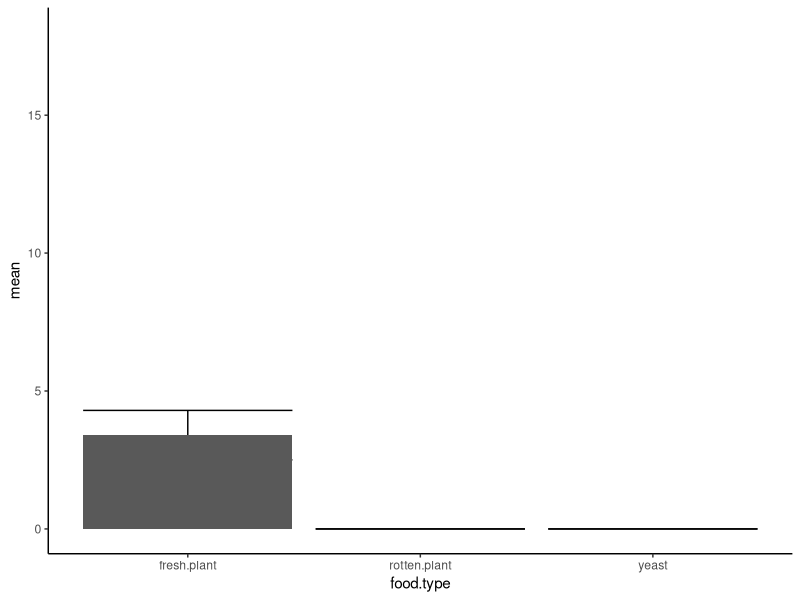
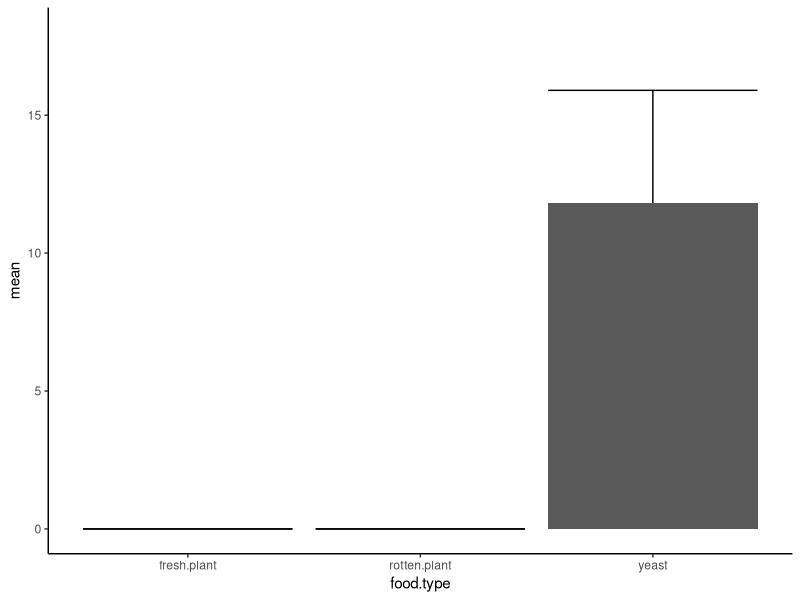
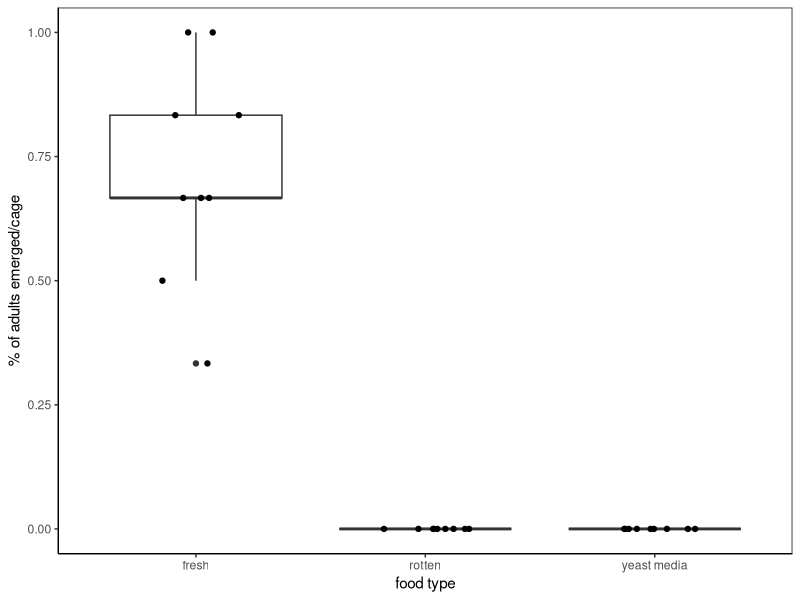
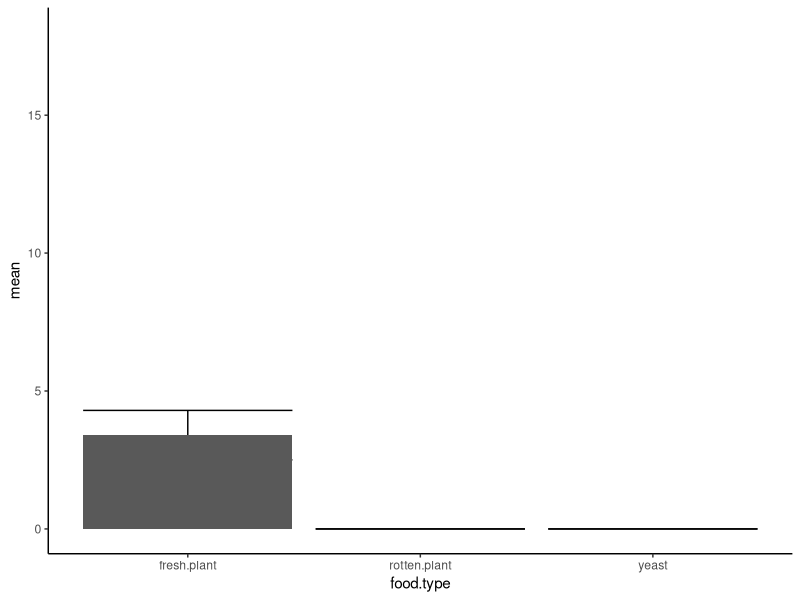
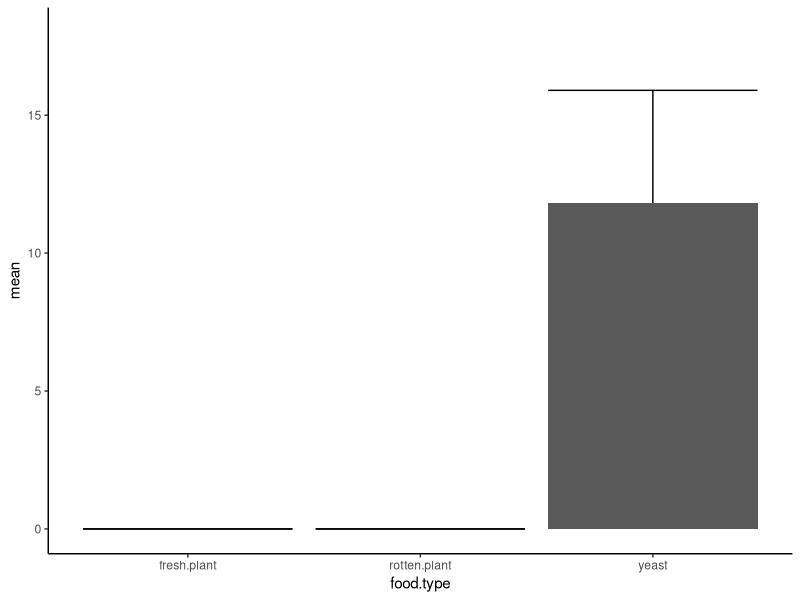

Here is the R script that generated these plots, in order:
#install packages
install.packages("coin")
install.packages("tidyverse")
install.packages("ggplot2")

library("coin")
library (tidyverse)
library(ggplot2)

getwd()
setwd("~/Library/CloudStorage/Box-Box/Herbivory_paper/HerbivoryPaperRepository")


all_trials = read.csv("ChoiceTrials_Long_20220725.csv", header = T)

# TEST FOR SIGNIFICANCE (s flava) EGG LAYING TRIALS

#separate flava trials, correct data types
flava_trials = subset(all_trials, species == "S. flava")
flava_trials$cage = as.factor(flava_trials$cage)
flava_trials$food.type = as.factor(flava_trials$food.type)
flava_trials$egg.count = as.numeric(flava_trials$egg.count)


# flava stats - per cage, are there significant differences in eggs per foodtype?

kruskal_test(flava_trials$egg.count ~ flava_trials$food.type | flava_trials$cage, distribution = approximate(nresample = 1e7))
# chi-squared = 19.767, p-value = 4.82e-05

#total flava egg number
sum(flava_trials$egg.count)
#34

#number of flava trials with eggs 
flava_trialsbycage <- group_by(flava_trials, cage)
flava_egg.count <- summarize(flava_trialsbycage, cage_eggs = sum(egg.count))
flava_egg.count$cage_eggs <- as.numeric(flava_egg.count$cage_eggs)

#pick only trials with > 0 eggs laid 
flava_eggs <- subset(flava_egg.count, cage_eggs > 0)

#grab data from the whole cage where flies laid eggs
flava_witheggs <- subset(flava_trials, cage %in% flava_eggs$cage)

#calculate summary of flava trials
flava_summary <-flava_witheggs %>% 
  group_by(food.type) %>% 
  summarise(mean = mean(egg.count),
            se = sd(egg.count)/sqrt(n()),
            max = mean+se,
            min = mean-se )
flava_summary 

#plot summary of flava trials 
flava_plot <-  flava_summary %>% 
  ggplot(aes(x=food.type, y= mean, ymin = min, ymax = max)) +
  geom_errorbar() +
  geom_col()+
  theme_classic()+
  ylim(0, 18)
flava_plot
ggsave("flava_bar.pdf", width = 4.5, height = 3.5)

# TEST FOR SIGNIFICANCE (dmel) EGG LAYING TRIALS 

dmel_trials = subset(all_trials, species == "D. melanogaster")
dmel_trials$cage = as.factor(dmel_trials$cage)
dmel_trials$food.type = as.factor(dmel_trials$food.type)
dmel_trials$egg.count = as.numeric(dmel_trials$egg.count)


# dmel stats - per cage, are there significant differences in eggs per foodtype?

kruskal_test(dmel_trials$egg.count ~ dmel_trials$food.type | dmel_trials$cage, distribution = approximate(nresample = 1e7))
# chi-squared = 21.902, p-value = 1.51e-05

#total dmel egg number
sum(dmel_trials$egg.count)
#130

#number of dmel trials with eggs 
dmel_trialsbycage <- group_by(dmel_trials, cage)
dmel_egg.count <- summarize(dmel_trialsbycage, cage_eggs = sum(egg.count))
dmel_egg.count$cage_eggs <- as.numeric(dmel_egg.count$cage_eggs)

#number of dmel trials with >0 eggs
dmel_eggs <- subset(dmel_egg.count, cage_eggs > 0)

#grab data from the whole cage where flies laid eggs
dmel_witheggs <- subset(dmel_trials, cage %in% dmel_eggs$cage)

#summarize data
dmel_summary <-dmel_witheggs %>% 
  group_by(food.type) %>% 
  summarise(mean = mean(egg.count),
            se = sd(egg.count)/sqrt(n()),
            max = mean+se,
            min = mean-se )
dmel_summary 

#plot summary
dmel_plot <-  dmel_summary %>% 
  ggplot(aes(x=food.type, y= mean, ymin = min, ymax = max)) +
  geom_errorbar() +
  geom_col()+
  theme_classic()+
  ylim(0, 18)
dmel_plot
ggsave("dmel_bar.pdf", width = 4.5, height = 3.5)



## DEVELOPMENT TRIALS

survivors = read.csv("LarvalDevo_2019.01.03.csv", header = T)
survivors$food.type = as.factor(survivors$food.type)

kruskal_test(survivors$total.numb.flies ~ survivors$food.type, distribution = approximate(nresample = 1e7))
# chi-squared = 24.712, p-value = 9e-07


#calculate percent emerged (out of 6 bc that is the number of larvae added to each trial)
percent.emerged = survivors$total.numb.flies/6

percent.emerged_plot <- ggplot(data = survivors) +
  theme_classic() +
  geom_boxplot(aes(x= food.type, y=percent.emerged)) +
  theme(panel.border = element_rect(linetype = "solid", fill = NA)) +
  ylab("% of adults emerged/cage") +
  xlab("food type") +
  geom_point(aes(x= food.type, y= percent.emerged), position = position_jitter(w = 0.2, h = 0))

percent.emerged_plot
